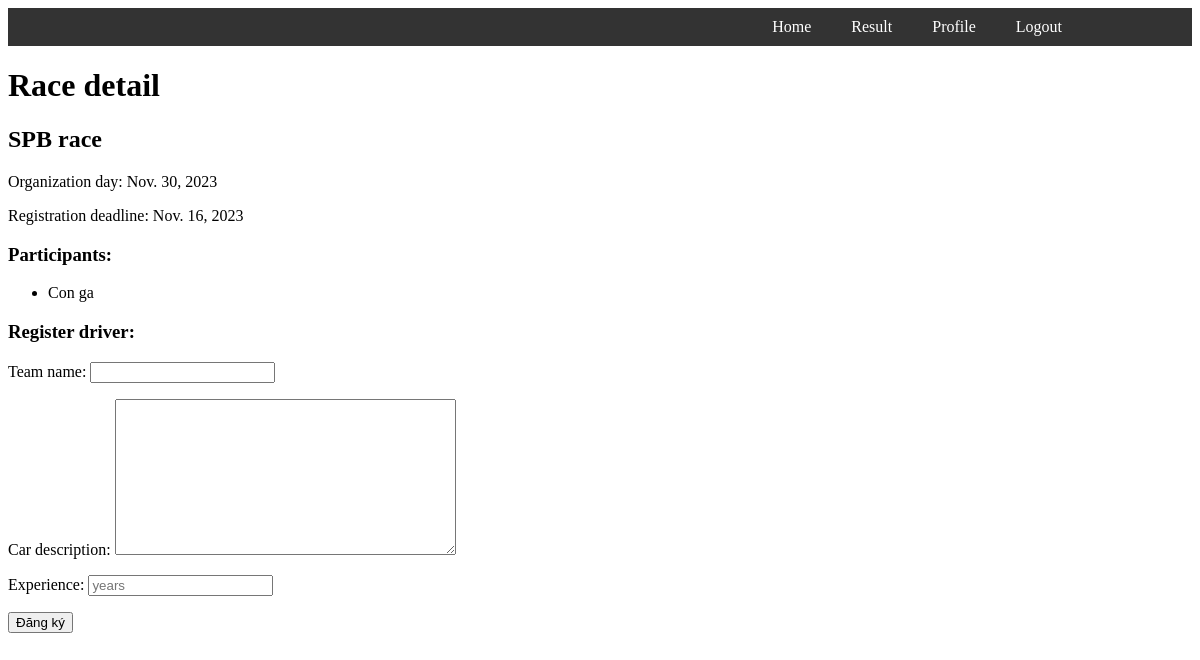
The page /race/2/ (signed in) on the database its author committed.
### race/models.py (models this page shows, shortened)
class Race(models.Model):
    race_name = models.CharField(max_length=100)
    race_date = models.DateField()
    registration_deadline = models.DateField()

class RaceRegistration(models.Model):
    race = models.ForeignKey(Race, on_delete=models.CASCADE)
    participant = models.ForeignKey(Participant, on_delete=models.CASCADE)
    registration_date = models.DateField(auto_now_add=True)

class Participant(models.Model):
    user = models.ForeignKey(User, on_delete=models.CASCADE)
    team = models.ForeignKey(Team, on_delete=models.CASCADE)
    car_description = models.TextField()
    experience = models.IntegerField()
    registered_races = models.ManyToManyField(Race, through='RaceRegistration')

class Team(models.Model):
    name = models.CharField(max_length=100)
    description = models.TextField()
    def __str__(self):
        return self.name

### race/views.py (the view, shortened to what this page needs)
# urls.py: path('race/<int:race_id>/', views.view_race, name='view_race'),
@login_required
def view_race(request, race_id):
    comment_sent = False
    race = get_object_or_404(Race, id=race_id)
    participants = RaceRegistration.objects.filter(race=race)
    participant = Participant.objects.filter(user=request.user, registered_races=race).first()
    form = RaceRegistrationForm(request.POST or None)  # Tạo một thể hiện của biểu mẫu
    comment_form = CommentForm(request.POST)
    can_comment = participant is not None
    return render(request, 'races/race_detail.html',
                  {'race': race,
                   'participants': participants,
                   'can_comment': can_comment,
                   'form': form,
                   'comment_form': comment_form,
                   'comment_sent': comment_sent
                   }
                  )

### race/forms.py
class RaceRegistrationForm(forms.Form):
    team_name = forms.CharField(max_length=100)
    car_description = forms.CharField(widget=forms.Textarea)
    experience = forms.IntegerField(
        widget=forms.NumberInput(attrs={'placeholder': 'years'})
    )

class CommentForm(forms.ModelForm):
    class Meta:
        model = Comment
        fields = ['comment_content', 'comment_type', 'rating']

### race/templates/races/race_detail.html (shortened to what this page needs)
<!DOCTYPE html>
<html lang="en">
<head>
</head>
<body>
{% include 'components/navbar.html' %}
<h1>Race detail</h1>
<h2>{{ race.race_name }}</h2>
<p>Organization day: {{ race.race_date }}</p>
<p>Registration deadline: {{ race.registration_deadline }}</p>
<h3>Participants:</h3>
<ul>
    {% for participant in participants %}
        <li>{{ participant.participant.team }}</li>
    {% endfor %}
</ul>
{% if not can_comment %}
    <h3>Register driver:</h3>
    <form method="post">
        {{ form.as_p }}
        <input type="submit" value="Đăng ký">
    </form>
{% endif %}
</body>
</html>

### rows shown on the page
Race: race_name "SPB race", race_date "Nov. 30, 2023", registration_deadline "Nov. 16, 2023"
RaceRegistration: participant.team "Con ga"
